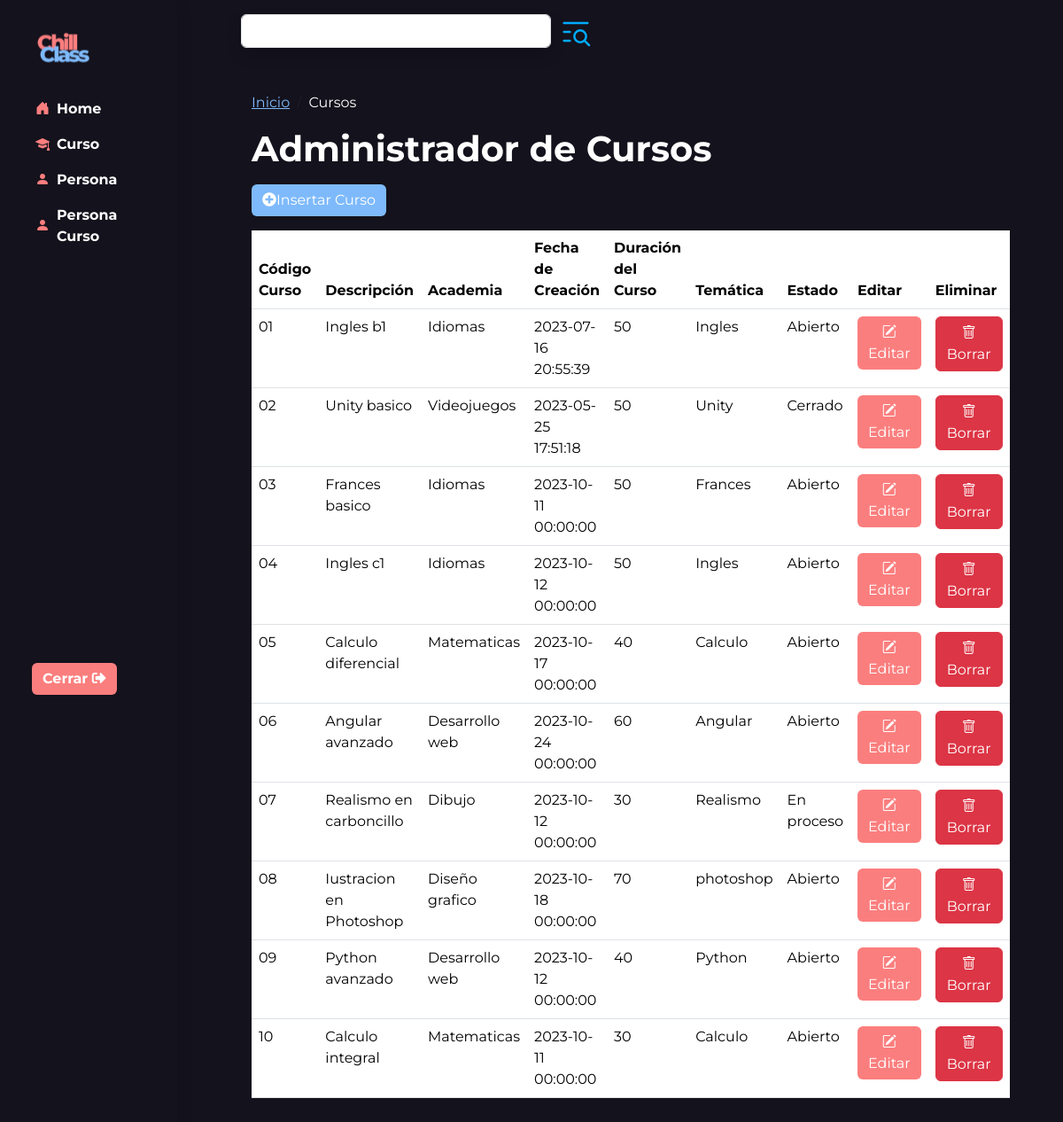
Page /crud_profesor/curso_profesor/curso.php on the committed database.
### tables this page shows
CREATE TABLE `curso` (
  `cod_curso` varchar(10) NOT NULL,
  `descripcion` varchar(50) NOT NULL,
  `cod_academia` varchar(10) DEFAULT NULL,
  `fecha_creacion` datetime DEFAULT NULL,
  `duracion_curso` int(3) DEFAULT NULL,
  `cod_tematica` varchar(10) DEFAULT NULL,
  `cod_estado` varchar(10) DEFAULT NULL,
  `video` varchar(200) NOT NULL,
  PRIMARY KEY (`cod_curso`),
  KEY `cod_academia` (`cod_academia`),
  KEY `cod_tematica` (`cod_tematica`),
  KEY `cod_estado` (`cod_estado`),
  CONSTRAINT `curso_ibfk_1` FOREIGN KEY (`cod_academia`) REFERENCES `academia` (`cod_academia`),
  CONSTRAINT `curso_ibfk_2` FOREIGN KEY (`cod_tematica`) REFERENCES `tematica` (`cod_tematica`),
  CONSTRAINT `curso_ibfk_3` FOREIGN KEY (`cod_estado`) REFERENCES `estado` (`cod_estado`)
);

CREATE TABLE `academia` (
  `cod_academia` varchar(10) NOT NULL,
  `descripcion` text DEFAULT NULL,
  `fecha_creacion_academia` datetime DEFAULT NULL,
  `id_persona` int(12) DEFAULT NULL,
  PRIMARY KEY (`cod_academia`),
  KEY `id_persona` (`id_persona`),
  CONSTRAINT `academia_ibfk_1` FOREIGN KEY (`id_persona`) REFERENCES `persona` (`id_persona`)
);

CREATE TABLE `tematica` (
  `cod_tematica` varchar(10) NOT NULL,
  `descripcion` varchar(50) DEFAULT NULL,
  PRIMARY KEY (`cod_tematica`)
);

CREATE TABLE `estado` (
  `cod_estado` varchar(10) NOT NULL,
  `descripcion` varchar(50) DEFAULT NULL,
  PRIMARY KEY (`cod_estado`)
);

### crud_profesor/curso_profesor/curso.php (the view, shortened to what this page needs)
<!DOCTYPE html>
<html lang="es">
<head>
    <link rel="stylesheet" href="../../assets/styles/normalize.css">
    <link rel="stylesheet" href="../../assets/styles/styles.css">
    <link rel="stylesheet" href="../../assets/libs/node_modules/bootstrap/dist/css/bootstrap.css">
    <link rel="stylesheet" href="https://pro.fontawesome.com/releases/v5.10.0/css/all.css" />
    <link rel="stylesheet" href="https://cdn.jsdelivr.net/npm/bootstrap-icons@1.10.5/font/bootstrap-icons.css">
</head>
<body class="oscuro">
    <header class="header">
        <form id="forma" name="forma" action="curso.php">
            <div class="container-fluid">
                <div class="row flex-nowrap">
                    <?php include("../../components/sidebar.php") ?>
                    <div class="col py-3">
                        <div class="container">
                            <div class="buscar d-flex p-5 pt-0 pb-0 container">
                                <div class="buscar1">
                                    <input type="text" id="buscar" name="buscar" class="input-categorias shadow form-control pe-5 me-2" style="width: 350px;">
                                </div>
                                <div class="buscar2 ">
                                    <a href="#">
                                    </a>
                                </div>
                            </div>
                            <div class="p-5 tx-blanco">
                                <div class="container ">
                                    <nav aria-label="breadcrumb">
                                        <ol class="breadcrumb">
                                            <li class="breadcrumb-item"><a href="../../index_profesor.php" class="tx-azul">Inicio</a></li>
                                            <li class="breadcrumb-item" aria-current="page">Cursos</li>
                                        </ol>
                                    </nav>
                                    <h1 class="fw-bold">Administrador de Cursos</h1>
                                    <a href="insertar_curso.php" class="btn btn-secondary mt-2"><i class="fas fa-plus-circle"></i>Insertar Curso</a>
                                    <?php
                                    $mysql_host = 'localhost';
                                    $mysql_user = 'root';
                                    $password = '';
                                    $dbhandle = mysqli_connect($mysql_host, $mysql_user, $password) or die('Problemas de conexion BD');
                                    if (empty($_GET['buscar'])) {
                                        $result = mysqli_query($dbhandle, "SELECT a.cod_curso, a.descripcion AS descripcion_curso, b.descripcion AS academia, a.fecha_creacion, a.duracion_curso, c.descripcion AS tematica, d.descripcion AS estado FROM curso a, academia b, tematica c, estado d WHERE a.cod_academia = b.cod_academia AND a.cod_tematica = c.cod_tematica AND a.cod_estado = d.cod_estado;") or die(mysqli_error($dbhandle));
                                    }
                                    ?>
                                    <table class="table tx-blanco mt-3">
                                        <thead>
                                            <tr>
                                                <th>Código Curso</th>
                                                <th>Descripción</th>
                                                <th>Academia</th>
                                                <th>Fecha de Creación</th>
                                                <th>Duración del Curso</th>
                                                <th>Temática</th>
                                                <th>Estado</th>
                                                <th>Editar</th>
                                                <th>Eliminar</th>
                                            </tr>
                                        </thead>
                                        <tbody>
                                            <?php
                                            while ($row = mysqli_fetch_array($result, MYSQLI_ASSOC)) {
                                                echo "<tr>";
                                                echo "<td>" . $row['cod_curso'] . "</td>";
                                                echo "<td>" . $row['descripcion_curso'] . "</td>";
                                                echo "<td>" . $row['academia'] . "</td>";
                                                echo "<td>" . $row['fecha_creacion'] . "</td>";
                                                echo "<td>" . $row['duracion_curso'] . "</td>";
                                                echo "<td>" . $row['tematica'] . "</td>";
                                                echo "<td>" . $row['estado'] . "</td>";
                                                echo "<td> <a class='btn btn-primary' href='editar_curso.php?code=" . $row['cod_curso'] . "'><i class='bi bi-pencil-square'></i> Editar</a> </td>";
                                                echo "<td> <a class='btn btn-danger' href='#' onclick='preguntar(\"" . $row['cod_curso'] . "\")'class='btn btn-primary btn-sm'><i class='bi bi-trash'></i>Borrar</a> </td>";
                                                echo "</tr>\n";
                                            };
                                            ?>
                                        </tbody>
                                    </table>
                                </div>
                            </div>
                        </div>
                    </div>
                </div>
            </div>
        </form>
    </header>
</body>
</html>

### assets/styles/styles.css (style rules this page uses)
:root { --Light-Blue: #7EBAFB; --Ligt-Pink: #FB7E7E; --Gray-Nigt: #14121C; --Gray-Nigt-Input: rgba(20, 18, 28, 0.9); --White: #FFFFFF; --Black: #000000; }
* { font-family: 'Montserrat', sans-serif; }
.oscuro { background: var(--Gray-Nigt) !important; }
.tx-blanco { color: var(--White) !important; }
.tx-azul { color: var(--Light-Blue) !important; }
.btn-primary { background: var(--Ligt-Pink) !important; border: var(--Ligt-Pink) !important; }
.btn-secondary { background: var(--Light-Blue) !important; border: var(--Light-Blue) !important; }

### rows in the picture
curso: cod_curso "01", descripcion "Ingles b1", cod_academia.descripcion "Idiomas", fecha_creacion "2023-07-16 20:55:39", duracion_curso "50", cod_tematica.descripcion "Ingles", cod_estado.descripcion "Abierto"
curso: cod_curso "02", descripcion "Unity basico", cod_academia.descripcion "Videojuegos", fecha_creacion "2023-05-25 17:51:18", duracion_curso "50", cod_tematica.descripcion "Unity", cod_estado.descripcion "Cerrado"
curso: cod_curso "03", descripcion "Frances basico", cod_academia.descripcion "Idiomas", fecha_creacion "2023-10-11 00:00:00", duracion_curso "50", cod_tematica.descripcion "Frances", cod_estado.descripcion "Abierto"
curso: cod_curso "04", descripcion "Ingles c1", cod_academia.descripcion "Idiomas", fecha_creacion "2023-10-12 00:00:00", duracion_curso "50", cod_tematica.descripcion "Ingles", cod_estado.descripcion "Abierto"
curso: cod_curso "05", descripcion "Calculo diferencial", cod_academia.descripcion "Matematicas", fecha_creacion "2023-10-17 00:00:00", duracion_curso "40", cod_tematica.descripcion "Calculo", cod_estado.descripcion "Abierto"
curso: cod_curso "06", descripcion "Angular avanzado", cod_academia.descripcion "Desarrollo web", fecha_creacion "2023-10-24 00:00:00", duracion_curso "60", cod_tematica.descripcion "Angular", cod_estado.descripcion "Abierto"
curso: cod_curso "07", descripcion "Realismo en carboncillo", cod_academia.descripcion "Dibujo", fecha_creacion "2023-10-12 00:00:00", duracion_curso "30", cod_tematica.descripcion "Realismo", cod_estado.descripcion "En proceso"
curso: cod_curso "08", descripcion "Iustracion en Photoshop", cod_academia.descripcion "Diseño grafico", fecha_creacion "2023-10-18 00:00:00", duracion_curso "70", cod_tematica.descripcion "photoshop", cod_estado.descripcion "Abierto"
curso: cod_curso "09", descripcion "Python avanzado", cod_academia.descripcion "Desarrollo web", fecha_creacion "2023-10-12 00:00:00", duracion_curso "40", cod_tematica.descripcion "Python", cod_estado.descripcion "Abierto"
curso: cod_curso "10", descripcion "Calculo integral", cod_academia.descripcion "Matematicas", fecha_creacion "2023-10-11 00:00:00", duracion_curso "30", cod_tematica.descripcion "Calculo", cod_estado.descripcion "Abierto"
